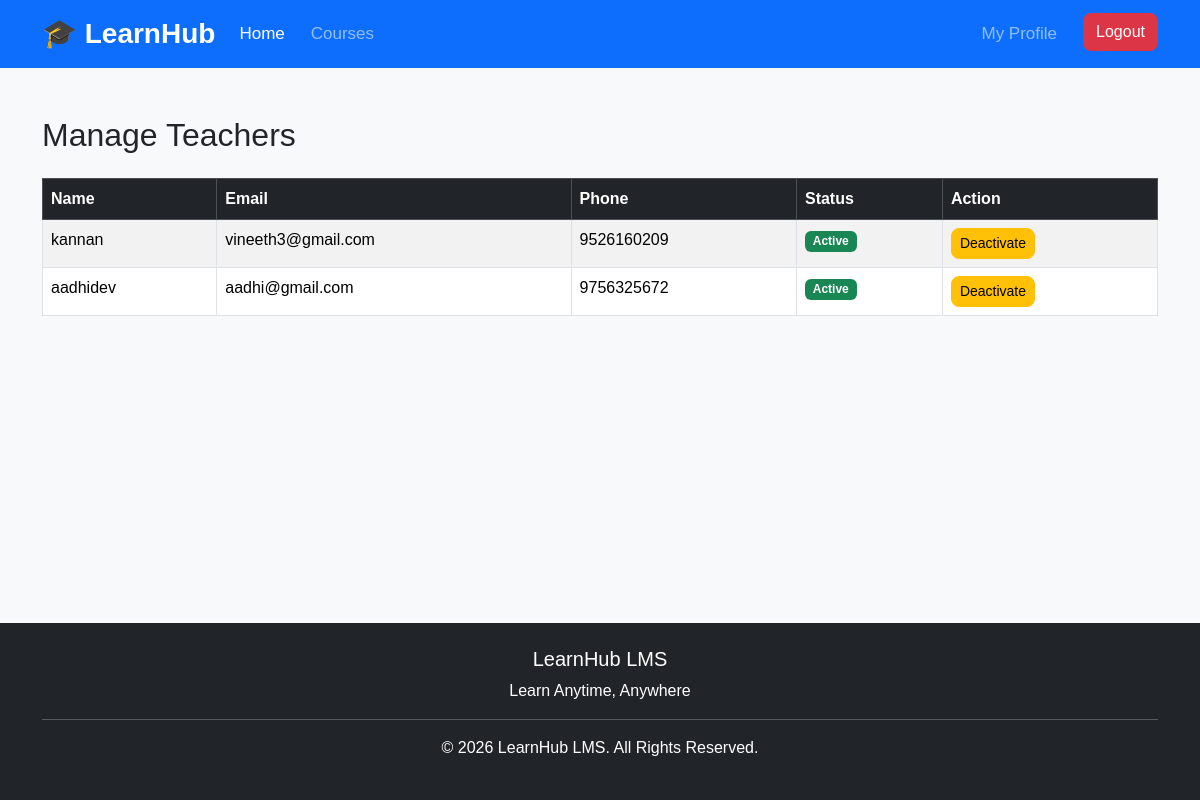
Screenshot of /manage-teachers/ (signed in) with the database file from the repository.
### accounts/models.py (models this page shows, shortened)
class Profile(models.Model):
    user = models.OneToOneField(
        User,
        on_delete=models.CASCADE
    )
    role = models.CharField(
        max_length=10,
        choices=ROLE_CHOICES
    )
    phone = models.CharField(
        max_length=15,
        blank=True
    )
    gender = models.CharField(
        max_length=10,
        choices=GENDER_CHOICES,
        blank=True
    )
    date_of_birth = models.DateField(
        null=True,
        blank=True
    )
    address = models.TextField(
        blank=True
    )
    city = models.CharField(
        max_length=100,
        blank=True
    )
    state = models.CharField(
        max_length=100,
        blank=True
    )
    country = models.CharField(
        max_length=100,
        default="India"
    )
    profile_image = models.ImageField(
        upload_to="profiles/",
        blank=True,
        null=True
    )
    bio = models.TextField(
        blank=True
    )
    created_at = models.DateTimeField(
        auto_now_add=True
    )
    updated_at = models.DateTimeField(
        auto_now=True
    )
    is_teacher_approved = models.BooleanField(default=False)

### accounts/views.py (the view)
@login_required
def manage_teachers(request):
    if not request.user.is_superuser:
        return redirect("login")
    teachers = Profile.objects.filter(
        role="teacher"
    ).select_related("user")
    return render(
        request,
        "accounts/manage_teachers.html",
        {
            "teachers": teachers
        }
    )

### templates/accounts/manage_teachers.html (shortened to what this page needs)
{% extends 'base.html' %}
{% block content %}
<div class="container mt-5">
    <h2 class="mb-4">
        Manage Teachers
    </h2>
    <table class="table table-bordered table-striped">
        <thead class="table-dark">
            <tr>
                <th>Name</th>
                <th>Email</th>
                <th>Phone</th>
                <th>Status</th>
                <th>Action</th>
            </tr>
        </thead>
        <tbody>
            {% for teacher in teachers %}
            <tr>
                <td>{{ teacher.user.get_full_name|default:teacher.user.username }}</td>
                <td>{{ teacher.user.email }}</td>
                <td>{{ teacher.phone }}</td>
                <td>
                    {% if teacher.user.is_active %}
                        <span class="badge bg-success">
                            Active
                        </span>
                    {% else %}
                        <span class="badge bg-danger">
                            Inactive
                        </span>
                    {% endif %}
                </td>
                <td>
                    <a
                        href="{% url 'toggle_teacher_status' teacher.user.id %}"
                        class="btn btn-warning btn-sm">
                        {% if teacher.user.is_active %}
                            Deactivate
                        {% else %}
                            Activate
                        {% endif %}
                    </a>
                </td>
            </tr>
            {% empty %}
            <tr>
                <td colspan="5" class="text-center">
                    No teachers found.
                </td>
            </tr>
            {% endfor %}
        </tbody>
    </table>
</div>
{% endblock %}

### static/css/style.css (style rules this page uses)
body { font-family: Arial, sans-serif; background-color: #f8f9fa; }
html, body { height:100%; }
body { background:#f8f9fa; }
.btn { border-radius:8px; }

### rows the page displays
Profile: user.get_full_name "kannan", user.email "vineeth3@gmail.com", phone "9526160209", shows "Active", shows "Deactivate"
Profile: user.get_full_name "aadhidev", user.email "aadhi@gmail.com", phone "9756325672", shows "Active", shows "Deactivate"
